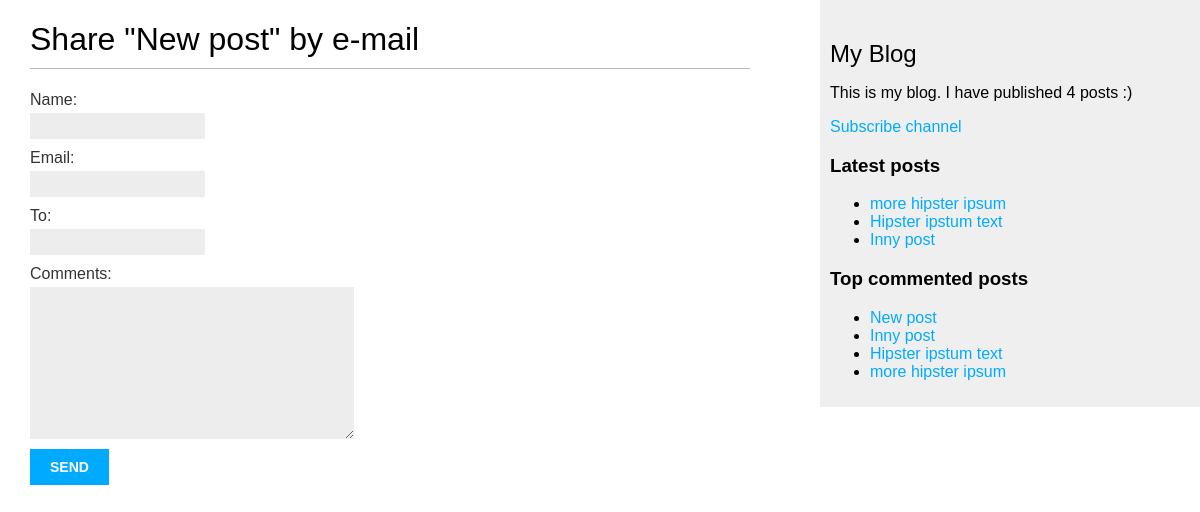
/blog/1/share/, run on an earlier commit of the app's database.
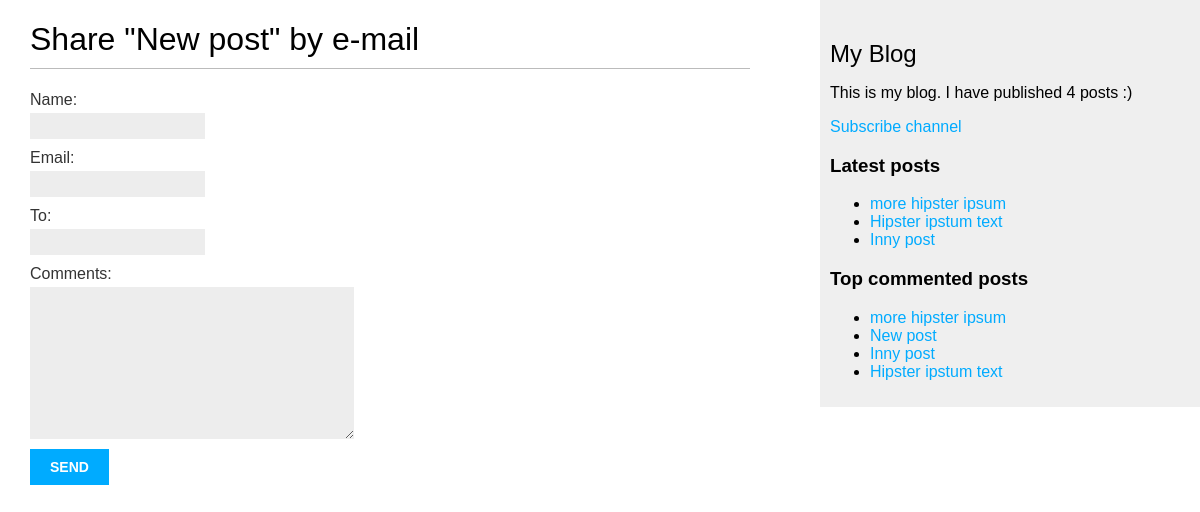
And on a later commit of the database.
### blog/models.py (models this page shows, shortened)
class Post(models.Model):
    STATUS_CHOICES = (
        ('draft', 'Draft'),
        ('published', 'Published'),
    )
    title = models.CharField(max_length=250)
    slug = models.SlugField(max_length=250, unique_for_date='publish')
    author = models.ForeignKey(User,
                               on_delete=models.CASCADE,
                               related_name='blog_posts')
    body = models.TextField()
    publish = models.DateTimeField(default=timezone.now)
    created = models.DateTimeField(auto_now_add=True)
    updated = models.DateTimeField(auto_now=True)
    status = models.CharField(max_length=10,
                              choices=STATUS_CHOICES,
                              default='draft')
    objects = models.Manager()
    published = PublishedManager()
    tags = TaggableManager()
    def get_absolute_url(self):
        return reverse('blog:post_detail',
                       args=[self.publish.year,
                             self.publish.strftime('%m'),
                             self.publish.strftime('%d'),
                             self.slug])
    class Meta:
        ordering = ("-publish",)

### blog/views.py (the view)
def post_share(request, post_id):
    post = get_object_or_404(Post, id=post_id, status='published')
    sent = False
    if request.method == 'POST':
        form = EmailPostForm(request.POST)
        if form.is_valid():
            cd = form.cleaned_data
            post_url = request.build_absolute_uri(post.get_absolute_url())
            subject = '{} ({}) encourage you to read "{}"'.format(cd['name'], cd['email'], post.title)
            message = 'Please read post "{}" on {}\n\n Comment added by {}: {}'.format(
                post.title, post_url, cd['name'], cd['comments'])
            send_mail(subject, message, 'admin@myblog.com', [cd['to']])
            sent = True
    else:
        form = EmailPostForm()
    return render(request, 'blog/post/share.html', {'post': post,
                                                    'form': form,
                                                    'sent': sent})

### blog/forms.py
class EmailPostForm(forms.Form):
    name = forms.CharField(max_length=25)
    email = forms.EmailField()
    to = forms.EmailField()
    comments = forms.CharField(required=False,
                               widget=forms.Textarea)

### blog/models.py (called while the page is built)
    def get_queryset(self):
        return super(PublishedManager, self).get_queryset().filter(status='published')

### blog/templatetags/blog_tags.py (called while the page is built)
@register.simple_tag
def total_posts():
    return Post.published.count()

@register.inclusion_tag('blog/post/latest_posts.html')
def show_latest_posts(count=5):
    latest_posts = Post.published.order_by('-publish')[:count]
    return {'latest_posts': latest_posts}

@register.simple_tag
def get_most_commented_posts(count=5):
    return Post.published.annotate(
        total_comments=Count('comments')).order_by('-total_comments')[:count]

### blog/templates/blog/post/share.html (shortened to what this page needs)
{% extends 'blog/base.html' %}
{% block content %}
  {% if sent %}
    <h1> Success! </h1>
    <p>
        Your post "{{ post.title }}" has been sent successfully.
    </p>
  {% else %}
    <h1>Share "{{ post.title }}" by e-mail</h1>
    <form action="." method="post">
        {{ form.as_p }}
        <input type="submit" value="Send">
    </form>
    {% endif %}
{% endblock %}

### blog/templates/blog/base.html (shortened to what this page needs)
<!DOCTYPE html>
<html lang="en">
{% load blog_tags %}
{% load static %}
<head>
    <link href="{% static 'css/blog.css' %}" rel="stylesheet">
</head>
<body>
  <div id="content">
      {% block content %}
      {% endblock %}
  </div>
  <div id="sidebar">
      <h2>My Blog</h2>
        <p>This is my blog. I have published {% total_posts %} posts :) </p>
        <p><a href="{% url 'blog:post_feed' %}">Subscribe channel</a></p>
      <h3>Latest posts</h3>
      {% show_latest_posts 3 %}
      <h3>Top commented posts</h3>
      {% get_most_commented_posts as most_commented_posts %}
      <ul>
          {% for post in most_commented_posts %}
          <li>
              <a href="{{ get_absolute_url }}">{{ post.title }}</a>
          </li>
          {% endfor %}
      </ul>
  </div>
</body>
</html>

### blog/templates/blog/post/latest_posts.html
<ul>
    {% for post in latest_posts %}
    <li>
        <a href="{{ post.get_absolute_url }}">{{ post.title }}</a>
    </li>
    {% endfor %}
</ul>

What changed in the data, as far as the page shows it:
changed Post "more hipster ipsum": moves up the list
